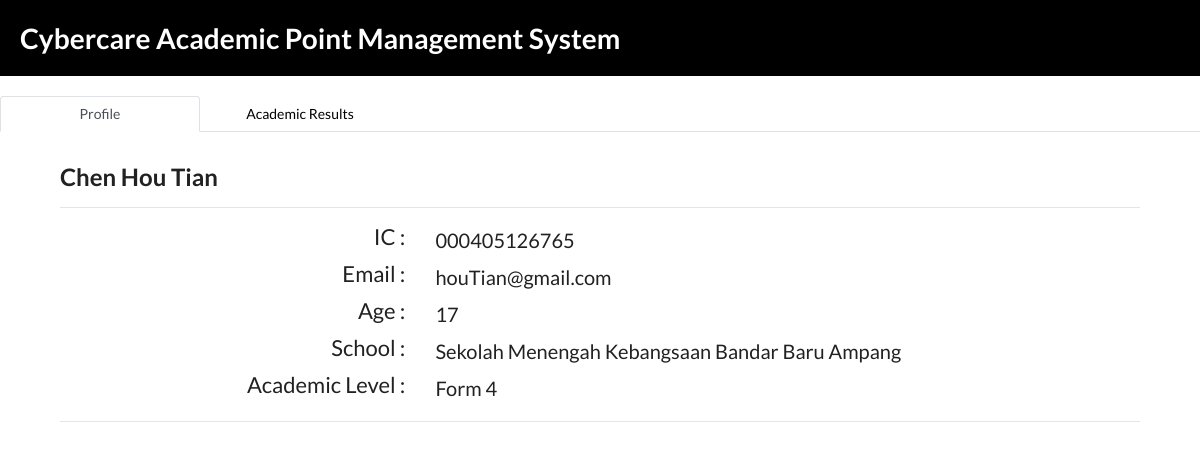
Page /CybercareAdminModule/childProfile.php?id=000405126765 on the committed database.
### tables this page shows
CREATE TABLE IF NOT EXISTS `children` (
  `cIC` varchar(12) NOT NULL,
  `cName` varchar(50) NOT NULL,
  `cEmail` varchar(50) NOT NULL,
  `oHID` int(5) NOT NULL,
  `category` varchar(30) NOT NULL,
  `year` varchar(20) NOT NULL,
  `schoolID` int(3) NOT NULL,
  `password` char(64) NOT NULL,
  `salt` char(16) NOT NULL,
  `profilePicture` varchar(100) NOT NULL,
  PRIMARY KEY (`cIC`)
);

CREATE TABLE IF NOT EXISTS `school` (
  `schoolID` int(3) NOT NULL AUTO_INCREMENT,
  `schoolName` varchar(50) NOT NULL,
  `schoolType` varchar(20) NOT NULL,
  `schoolAddress1` varchar(50) NOT NULL,
  `schoolAddress2` varchar(50) NOT NULL,
  `schoolState` varchar(30) NOT NULL,
  `schoolCity` varchar(20) NOT NULL,
  `schoolPoscode` int(5) NOT NULL,
  `schoolContact` varchar(15) NOT NULL,
  PRIMARY KEY (`schoolID`)
);

### CybercareAdminModule/childProfile.php (the view, shortened to what this page needs)
<?php
    require("config.php");
	if(isset($_GET['id'])){
		$cIC = $_GET['id'];
		$query = 'SELECT * from children WHERE cIC = "'.$cIC.'"';
		$result = mysqli_query($db, $query);
		$row = $result->fetch_assoc();
	}
	else{
		header("Location: childrenList.php");
	}
	function countAge($cIC){
		$age = (int)substr($cIC, 0, 2);
		$currentYear = (int)date("Y");
		$age = (string)($currentYear - $age);
		$age = substr($age, -2);
		return $age;
	}
?>
<!DOCTYPE html>
<html>
<head>
	<?php include('/includes/cdn.php');?>
	<link rel="stylesheet" type = "text/css" href="style/mystyle.css">
	<?php include('/includes/regHeader.php');?>
	<?php include('/includes/popOutNav.php');?>
</head>
<body onload="setTab()">
	<div class="wrapper">
		<?php
			echo "<h2>".$row['cName']."</h2><hr>";
			echo "
				<table class='formTable'>
					<tbody>
						<tr>
							<td class='detailLabelTD'><label class='regLabelStyle'>IC :</a></td>
							<td class='detailDescTD'>".$row['cIC']."</td>
						</tr>
						<tr>
							<td class='detailLabelTD'><label class='regLabelStyle'>Email :</a></td>
							<td class='detailDescTD'>".$row['cEmail']."</td>
						</tr>
						<tr>
							<td class='detailLabelTD'><label class='regLabelStyle'>Age :</a></td>
							<td class='detailDescTD'>".countAge($row['cIC'])."</td>
						</tr>
						<tr>
							<td class='detailLabelTD'><label class='regLabelStyle'>School :</a></td>";
			$queryGetSchool = 'select * from school where schoolID = '.$row['schoolID'];
			$schoolResult = mysqli_query($db, $queryGetSchool);
			$school = $schoolResult->fetch_assoc();
			echo "
							<td class='detailDescTD'>".$school['schoolName']."</td>
						</tr>
						<tr>
							<td class='detailLabelTD'><label class='regLabelStyle'>Academic Level :</a></td>
							<td class='detailDescTD'>".$row['year']."</td>
						</tr>
					</tbody>
				</table>
			";
		?>
		<hr>
	</div>
</body>
</html>

### CybercareAdminModule/style/mystyle.css (style rules this page uses)
body { padding : 0px; margin : 0px; }
#createNewAccount, .content, .wrapper { width : 90%; margin : 30px auto auto auto; }
.regLabelStyle, .regInputStyle, #eduLevelDiv { display : inline-block; }
.formTable { width : 800px; margin : auto; }
.regLabelStyle, .addLabelStyle { width : 100%; text-align : right; }
.formTable td { padding : 5px 15px; }
.detailLabelTD { font-size : 22px; }
.detailDescTD { font-size : 20px; }

### rows in the picture
children: cName "Chen Hou Tian", cIC "000405126765", cEmail "houTian@gmail.com", cIC "17", year "Form 4"
school: schoolName "Sekolah Menengah Kebangsaan Bandar Baru Ampang"
